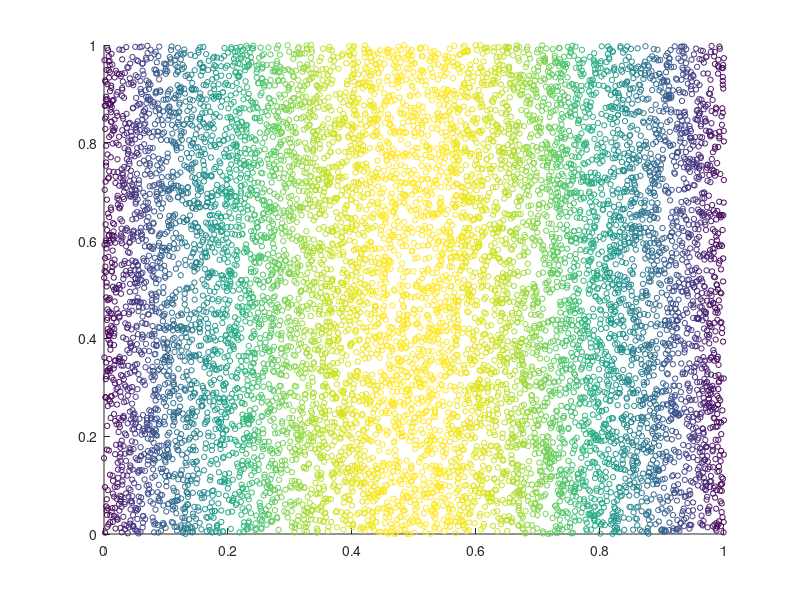

MATLAB code for this plot: (Note: this script raises an error after producing the figure.)
%
% Copyright (c) 2004-2020 Jean-Luc Thiffeault <jeanluc@mailaps.org>
%
% See the file LICENSE for copying permission.
%

alpha = .234;

% Initial distribution.
nens = 10000;
x0 = rand(nens,2);

x = x0;
th = zeros(nens,1);
sz = 15;

th = sin(pi*x0(:,1));
%th = sin(pi*x0(:,1)).*sin(pi*x0(:,2));

figure(1)
scatter(x(:,1),x(:,2),sz,th)

nit = 5;
for n = 1:nit
   [x(:,1) x(:,2)] = baker(x(:,1),x(:,2),alpha);
end

figure(2)
%imagesc(x,y,th);
scatter(x(:,1),x(:,2),sz,th)
